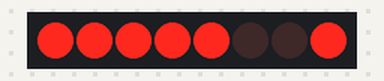
Simulated run of this sketch. Board: Arduino Uno, built with avr-gcc and run on an emulated ATmega328P. Parts: 8 shift-register outputs drawn as a row of LEDs (first output left, lit = HIGH). Wiring (inferred from the names in the program): shift register (74HC595): data pin 11; shift clock pin 13; latch pin 10. Wiring (inferred from the signals the program sends): row of LEDs: on Q0, Q1, Q2, Q3, Q4, Q5, Q6, Q7. What the sketch prints to the serial monitor is not drawn.

Above: at 0.25 s.
At 1.07 s:
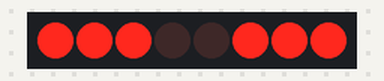
At 5.57 s:
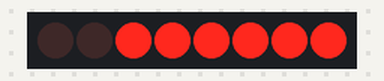
At 10.47 s:
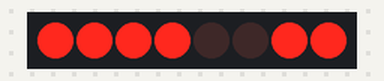
At 12.89 s:
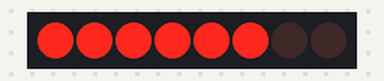
At 21.03 s:
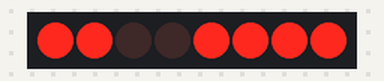
Timing chart, 0 to 22.6 s (numbered marks = the images above):
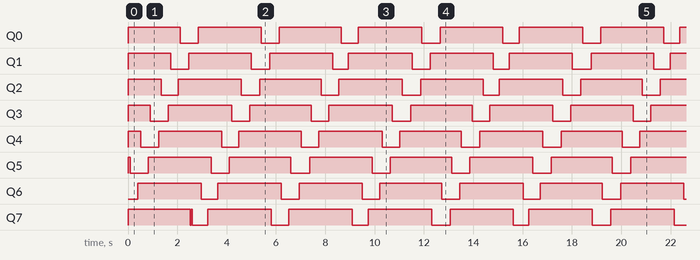

Measured:
- by itself, Q0, Q4, Q5: repeats every 3.3 s: LOW 0.72 s, HIGH 2.6 s
- by itself, Q1: repeats every 6.6 s: LOW 0.72 s, HIGH 2.5 s, LOW 0.74 s, HIGH 2.6 s
- by itself, Q2: repeats every 3.3 s: LOW 0.70 s, HIGH 2.6 s
- by itself, Q3: repeats every 3.3 s: LOW 0.74 s, HIGH 2.6 s
- by itself, Q6: alternates HIGH for 2.6 s and LOW for 0.71 s

The sketch:

gra_paletka.ino
```cpp
#include <TimerOne.h>

int TIMER_DELAY = 300;
int ticker = 0;

//Pin connected to ST_CP of 74HC595
int latchPin = 10;
//Pin connected to SH_CP of 74HC595
int clockPin = 13;
////Pin connected to DS of 74HC595
int dataPin = 11;

int player1_pin = 8;
int player2_pin = 7;

int latchPinPORTB = latchPin - 8;

int pwmPins[8];
int leds[] = {1,2,4,8,16,32,64,128};

//--- Direct port access latching
void latchOn(){
 bitSet(PORTB,latchPinPORTB);
}
void latchOff(){
 bitClear(PORTB,latchPinPORTB);
}

void setupSPI() {
  byte clr;
  SPCR |= ( (1<<SPE) | (1<<MSTR) ); // enable SPI as master
  SPCR &= ~( (1<<SPR1) | (1<<SPR0) ); // clear prescaler bits
  clr=SPSR; // clear SPI status reg
  clr=SPDR; // clear SPI data reg
  SPSR |= (1<<SPI2X); // set prescaler bits
  delay(10);
  }

//--- The really fast SPI version of shiftOut
byte spi_transfer(byte data)
{
 SPDR = data;                    // Start the transmission
 loop_until_bit_is_set(SPSR, SPIF);
 return SPDR;                    // return the received byte, we don't need that
}

void iProcess() {
  ticker++;
  if(ticker>30) ticker = 0;
  int value = map(ticker, 0, 30, 0, 255);
  int toWrite = 0;
  for(int i=0; i<8; i++) {
    if(value < pwmPins[i]) toWrite += leds[i];
    }
  digitalWrite(latchPin, LOW);
  shiftOut(dataPin, clockPin, MSBFIRST,toWrite);
  digitalWrite(latchPin, HIGH);
  //latchOn();


  }

void setup() {
  //set pins to output so you can control the shift register
  pinMode(latchPin, OUTPUT);
  pinMode(clockPin, OUTPUT);
  pinMode(dataPin, OUTPUT);

  digitalWrite(latchPin, LOW);
  digitalWrite(dataPin, LOW);
  digitalWrite(clockPin, LOW);

  //setupSPI();

  Timer1.initialize(300);
  Timer1.attachInterrupt(iProcess);

  Serial.begin(9600);
}
int sincounter = 0;


void loop() {

  sincounter = (sincounter+1)%360;


  double angle = sincounter*2*3.14/360;
  double sinval = sin(angle);
  int val = (sinval+1)/2*255;
  Serial.println(val);

  for(int j=0; j<8; j++) {
    val = (sin(angle+j*3.14/4)+1)/2*255;
    pwmPins[j] = val;
    }
/*

  for(int i=0; i<256; i+=10) {
    for(int j=0; j<8; j++) {
      pwmPins[j] = i;
      }
      delay(10);
    }

  for(int i=255; i>=0; i-=10) {
    for(int j=0; j<8; j++) {
      pwmPins[j] = i;
      }
      delay(10);
    }*/
    delay(5);
}
```
